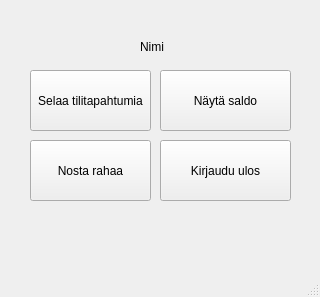
<?xml version="1.0" encoding="UTF-8"?>
<ui version="4.0">
 <class>OmaTili</class>
 <widget class="QMainWindow" name="OmaTili">
  <property name="geometry">
   <rect>
    <x>0</x>
    <y>0</y>
    <width>320</width>
    <height>297</height>
   </rect>
  </property>
  <property name="windowTitle">
   <string>Tilisi </string>
  </property>
  <widget class="QWidget" name="centralwidget">
   <widget class="QPushButton" name="pushButton_tilitapahtuma">
    <property name="geometry">
     <rect>
      <x>30</x>
      <y>70</y>
      <width>121</width>
      <height>61</height>
     </rect>
    </property>
    <property name="text">
     <string>Selaa tilitapahtumia</string>
    </property>
   </widget>
   <widget class="QPushButton" name="pushButton_2">
    <property name="geometry">
     <rect>
      <x>160</x>
      <y>70</y>
      <width>131</width>
      <height>61</height>
     </rect>
    </property>
    <property name="text">
     <string>Näytä saldo</string>
    </property>
   </widget>
   <widget class="QPushButton" name="pushButton_3">
    <property name="geometry">
     <rect>
      <x>30</x>
      <y>140</y>
      <width>121</width>
      <height>61</height>
     </rect>
    </property>
    <property name="text">
     <string>Nosta rahaa</string>
    </property>
   </widget>
   <widget class="QPushButton" name="pushButton_4">
    <property name="geometry">
     <rect>
      <x>160</x>
      <y>140</y>
      <width>131</width>
      <height>61</height>
     </rect>
    </property>
    <property name="text">
     <string>Kirjaudu ulos</string>
    </property>
   </widget>
   <widget class="QLabel" name="label">
    <property name="geometry">
     <rect>
      <x>140</x>
      <y>40</y>
      <width>47</width>
      <height>13</height>
     </rect>
    </property>
    <property name="text">
     <string>Nimi</string>
    </property>
   </widget>
  </widget>
  <widget class="QMenuBar" name="menubar">
   <property name="geometry">
    <rect>
     <x>0</x>
     <y>0</y>
     <width>320</width>
     <height>21</height>
    </rect>
   </property>
  </widget>
  <widget class="QStatusBar" name="statusbar"/>
 </widget>
 <resources/>
 <connections/>
</ui>
